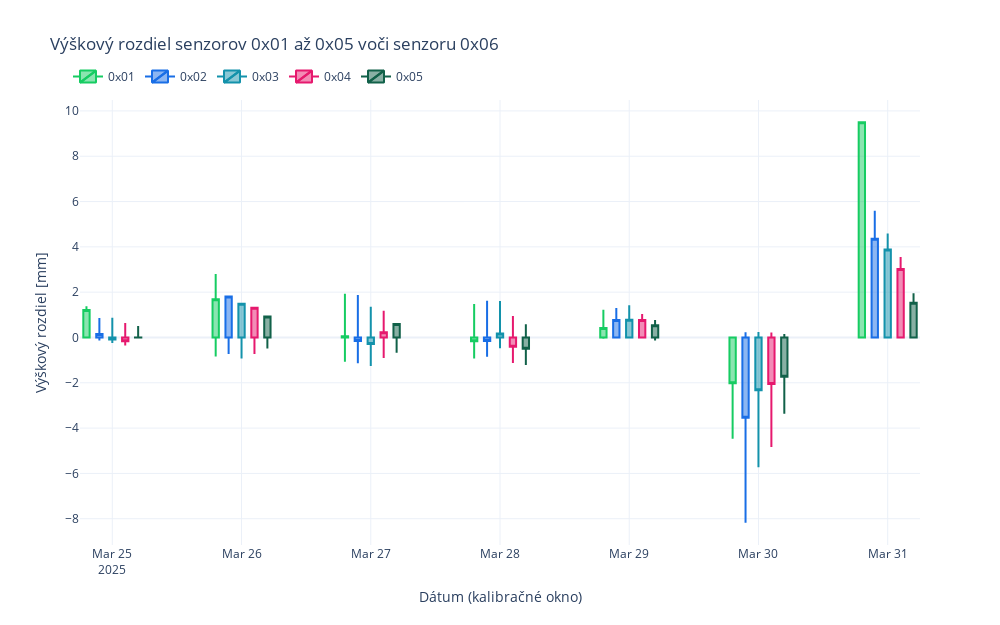

Source (notebook cell):
### Code cell
import pandas as pd
import plotly.graph_objects as go

# Ensure timestamp is UTC-aware
df['timestamp'] = pd.to_datetime(df['timestamp'], utc=True)

# Filter: nights only (22:00–02:00 UTC)
night_df = df[
    (df['timestamp'].dt.hour.isin([22, 23, 0, 1, 2])) &
    (df['timestamp'] >= pd.Timestamp("2025-03-25T00:00:00Z"))
].copy()

# Add 'night_date' column to group values from one night together
night_df['night_date'] = night_df['timestamp'].dt.floor('D')

# Reference sensor
ref_col = '6.pv0'
if ref_col not in night_df.columns:
    raise ValueError("Reference sensor 6.pv0 not found.")

# Sensor colors
sensor_colors = {
    "1": "#16CC62",
    "2": "#196EE6",
    "3": "#1392AB",
    "4": "#E6196E",
    "5": "#116149",
    "6": "#E65D19",
    "7": "#8A27A5",
    "8": "#C10422"
}

# X-axis spacing for candles side-by-side
sensor_offsets = {
    "1": -0.2,
    "2": -0.1,
    "3":  0.0,
    "4":  0.1,
    "5":  0.2
}

# Plot
fig = go.Figure()

# Generate tared OHLC per sensor
for sensor_id in ['1', '2', '3', '4', '5']:
    col = f"{sensor_id}.pv0"
    if col not in night_df.columns:
        continue

    # Calculate pressure difference
    night_df[f'diff_{sensor_id}'] = (night_df[col] - night_df[ref_col]) / 9.81

    # Tare within each night
    def tare(group):
        return group - group.iloc[0]

    night_df[f'tared_{sensor_id}'] = night_df.groupby(
        'night_date')[f'diff_{sensor_id}'].transform(tare)

    # Compute OHLC from tared values per night
    grouped = night_df.groupby('night_date')[f'tared_{sensor_id}'].agg([
        'first', 'max', 'min', 'last']).dropna()

    # Shift each sensor's candles slightly within the day
    shifted_x = pd.to_datetime(
        grouped.index) + pd.to_timedelta(sensor_offsets[sensor_id], unit='d')

    # Plot candlesticks
    fig.add_trace(go.Candlestick(
        x=shifted_x,
        open=grouped['first'],
        high=grouped['max'],
        low=grouped['min'],
        close=grouped['last'],
        increasing_line_color=sensor_colors[sensor_id],
        decreasing_line_color=sensor_colors[sensor_id],
        name=f"0x0{sensor_id}",
        showlegend=True
    ))

fig.update_layout(
    title="Výškový rozdiel senzorov 0x01 až 0x05 voči senzoru 0x06",
    xaxis_title="Dátum (kalibračné okno)",
    yaxis_title="Výškový rozdiel [mm]",
    width=1000,
    height=625,
    template="plotly_white",
    xaxis=dict(
        type='date',
        rangeslider=dict(visible=False)  # ← disables the slider
    ),
    legend=dict(
        orientation="h",
        yanchor="bottom",
        y=1.02,
        xanchor="center",
        x=0.2
    )
)


fig.show()

### Figure 1 — Plotly figure (JSON) as saved in the notebook; plotly's stock layout.template omitted (floating-point values rounded to 4 significant figures)
{"data": [{"close": [1.213, 1.69, 0.05507, -0.1624, 0.4144, -2.015, 9.499], "decreasing": {"line": {"color": "#16CC62"}}, "high": [1.374, 2.805, 1.933, 1.48, 1.222, 0.0, 9.499], "increasing": {"line": {"color": "#16CC62"}}, "low": [0.0, -0.8446, -1.076, -0.9244, -0.0532, -4.472, 0.0], "name": "0x01", "open": [0.0, 0.0, 0.0, 0.0, 0.0, 0.0, 0.0], "showlegend": true, "type": "candlestick", "x": ["2025-03-24T19:12:00+00:00", "2025-03-25T19:12:00+00:00", "2025-03-26T19:12:00+00:00", "2025-03-27T19:12:00+00:00", "2025-03-28T19:12:00+00:00", "2025-03-29T19:12:00+00:00", "2025-03-30T19:12:00+00:00"]}, {"close": [0.1517, 1.807, -0.1582, -0.154, 0.769, -3.539, 4.358], "decreasing": {"line": {"color": "#196EE6"}}, "high": [0.8638, 1.807, 1.87, 1.619, 1.306, 0.2282, 5.593], "increasing": {"line": {"color": "#196EE6"}}, "low": [-0.1362, -0.7331, -1.135, -0.8483, 0.0, -8.177, 0.0], "name": "0x02", "open": [0.0, 0.0, 0.0, 0.0, 0.0, 0.0, 0.0], "showlegend": true, "type": "candlestick", "x": ["2025-03-24T21:36:00+00:00", "2025-03-25T21:36:00+00:00", "2025-03-26T21:36:00+00:00", "2025-03-27T21:36:00+00:00", "2025-03-28T21:36:00+00:00", "2025-03-29T21:36:00+00:00", "2025-03-30T21:36:00+00:00"]}, {"close": [-0.08865, 1.488, -0.2902, 0.1755, 0.784, -2.331, 3.882], "decreasing": {"line": {"color": "#1392AB"}}, "high": [0.8698, 1.488, 1.351, 1.612, 1.421, 0.2469, 4.593], "increasing": {"line": {"color": "#1392AB"}}, "low": [-0.2417, -0.9249, -1.264, -0.4802, 0.0, -5.729, 0.0], "name": "0x03", "open": [0.0, 0.0, 0.0, 0.0, 0.0, 0.0, 0.0], "showlegend": true, "type": "candlestick", "x": ["2025-03-25T00:00:00+00:00", "2025-03-26T00:00:00+00:00", "2025-03-27T00:00:00+00:00", "2025-03-28T00:00:00+00:00", "2025-03-29T00:00:00+00:00", "2025-03-30T00:00:00+00:00", "2025-03-31T00:00:00+00:00"]}, {"close": [-0.1698, 1.317, 0.2305, -0.4111, 0.7737, -2.055, 3.021], "decreasing": {"line": {"color": "#E6196E"}}, "high": [0.6346, 1.317, 1.176, 0.9482, 1.036, 0.2179, 3.55], "increasing": {"line": {"color": "#E6196E"}}, "low": [-0.3551, -0.7261, -0.9006, -1.127, 0.0, -4.835, 0.0], "name": "0x04", "open": [0.0, 0.0, 0.0, 0.0, 0.0, 0.0, 0.0], "showlegend": true, "type": "candlestick", "x": ["2025-03-25T02:24:00+00:00", "2025-03-26T02:24:00+00:00", "2025-03-27T02:24:00+00:00", "2025-03-28T02:24:00+00:00", "2025-03-29T02:24:00+00:00", "2025-03-30T02:24:00+00:00", "2025-03-31T02:24:00+00:00"]}, {"close": [-0.00652, 0.9276, 0.5983, -0.4933, 0.5385, -1.728, 1.534], "decreasing": {"line": {"color": "#116149"}}, "high": [0.5096, 0.9276, 0.6174, 0.5856, 0.776, 0.1577, 1.953], "increasing": {"line": {"color": "#116149"}}, "low": [-0.02892, -0.4895, -0.6729, -1.22, -0.1307, -3.372, 0.0], "name": "0x05", "open": [0.0, 0.0, 0.0, 0.0, 0.0, 0.0, 0.0], "showlegend": true, "type": "candlestick", "x": ["2025-03-25T04:48:00+00:00", "2025-03-26T04:48:00+00:00", "2025-03-27T04:48:00+00:00", "2025-03-28T04:48:00+00:00", "2025-03-29T04:48:00+00:00", "2025-03-30T04:48:00+00:00", "2025-03-31T04:48:00+00:00"]}], "layout": {"height": 625, "legend": {"orientation": "h", "x": 0.2, "xanchor": "center", "y": 1.02, "yanchor": "bottom"}, "title": {"text": "Výškový rozdiel senzorov 0x01 až 0x05 voči senzoru 0x06"}, "width": 1000, "xaxis": {"rangeslider": {"visible": false}, "title": {"text": "Dátum (kalibračné okno)"}, "type": "date"}, "yaxis": {"title": {"text": "Výškový rozdiel [mm]"}}}}
